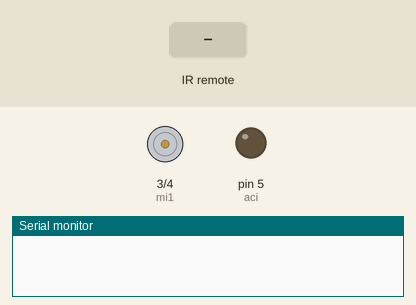
A sketch run on a simulated Arduino Uno, built with avr-gcc and run on an emulated ATmega328P. Parts: motor-driver pin pairs drawn as motors (green arrow = first pin HIGH = forward, orange = second pin HIGH = backward, longer = more drive), output pins drawn as LEDs (lit = HIGH), the last lines printed to the serial monitor. The inputs (shaded band) are chosen by the test bench.

Above: at 1.2 s.
1.3 s: infrared code 0x5B08 received
At 2.4 s:
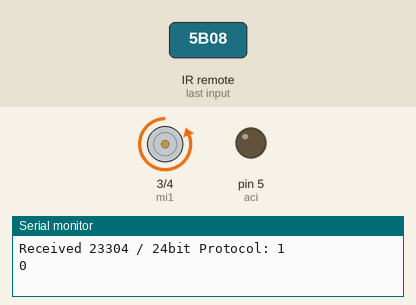
2.9 s: infrared code 0x5B04 received
At 3.6 s:
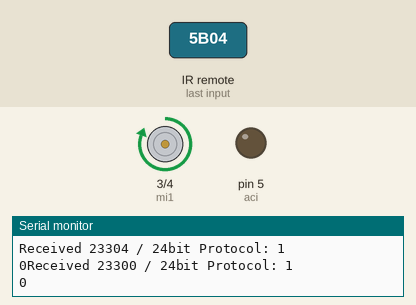
Timing chart, 0 to 5.9 s (numbered marks = the images above; inputs shaded):
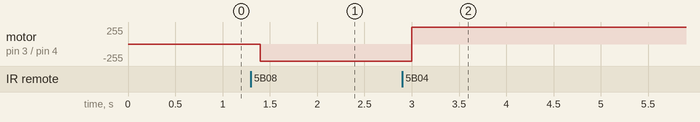

Measured:
- after the input at 1.3 s, motor on pin 3 (mi1) / pin 4 (mi2): stopped → backward 255/255 after 0.10 s
- after the input at 2.9 s, motor on pin 3 (mi1) / pin 4 (mi2): backward 255/255 → forward 255/255 after 0.10 s

The sketch:

liliya.ino
```cpp
#include <RCSwitch.h>

RCSwitch mySwitch = RCSwitch();
int aci = 5;
int mi1 = 3;
int mi2 =4;
int analog = 0;

void setup() {
  Serial.begin(9600);
  mySwitch.enableReceive(0);  // Receiver on interrupt 0 => that is pin #2

  pinMode( mi1,OUTPUT);
  pinMode( mi2,OUTPUT);
  pinMode( aci,OUTPUT);
  digitalWrite(mi1,HIGH);
  digitalWrite(mi2,HIGH);


}

void loop() {


  if (mySwitch.available()) {
    int my = mySwitch.getReceivedValue();
    delay(100);
    int value = mySwitch.getReceivedValue();

    if (value == 0) {
      Serial.print("Unknown encoding");
    } else {
      Serial.print("Received ");
      Serial.print( mySwitch.getReceivedValue() );
      Serial.print(" / ");
      Serial.print( mySwitch.getReceivedBitlength() );
      Serial.print("bit ");
      Serial.print("Protocol: ");
      Serial.println( mySwitch.getReceivedProtocol() );
      Serial.print(analog);
    }

  mySwitch.resetAvailable();

    switch (my){
      case 23304:
      if (digitalRead(mi1) == HIGH ){
     digitalWrite(mi1, LOW);
      digitalWrite(mi2, HIGH);
      }else{digitalWrite(mi1, HIGH);
      }
      analogWrite(aci,analog);

      break;
       case 23300:
      if (digitalRead(mi2) == HIGH ){
     digitalWrite(mi2, LOW);
      digitalWrite(mi1, HIGH);
      }else{digitalWrite(mi2, HIGH);
      }
      analogWrite(aci,analog);

     break;
       case 23298:
     if (analog == 0 || analog < 255){
      analog++;
      }

      break;
       case 23297:
    if (analog != 0 || analog == 255){
      analog--;
    }
      break;

      }

    }

  }
```
